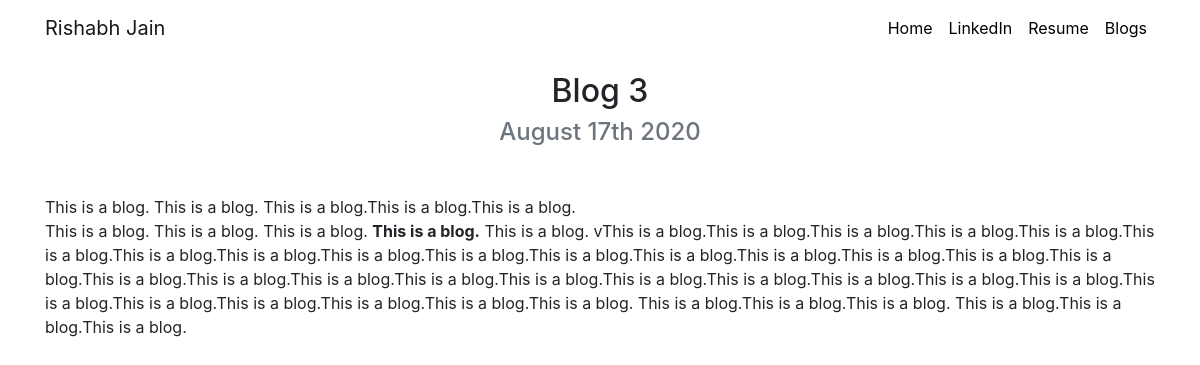
Page /blog/3/ on the committed database.
### blog/models.py (models this page shows, shortened)
class Blog(models.Model):
    title = models.CharField(max_length = 250)
    description = models.TextField()
    date = models.DateField()

### blog/views.py (the view)
# urls.py: path('<int:blog_id>/',views.detail,name = 'detail'),
def detail(request,blog_id):
    blog = get_object_or_404(Blog, pk = blog_id)
    return render(request,'blogs/detail.html',{'blog':blog})

### blog/templates/blogs/detail.html
{% extends 'portfolio/base.html' %}
{% block content %}
<h2 class="text-center mt-3"> {{blog.title}} </h2>
<h4 class="text-center text-muted mb-5"> {{blog.date|date:'F jS Y'}}</h4>
{{blog.description|safe}}
{% endblock %}

### rows in the picture
Blog: title "Blog 3", date "August 17th 2020", description "This is a blog. This is a blog. This is a blog.This is a blog.This is a blog. This is a blog. This is a blog. This is a blog. This is a blog. This is a blog. vThis is a blog.This is a blog.This is a blog.This is a blog.This is a blog.This is a blog.This is a blog.This is a blog.This is a blog.This is a blog.This is a blog.This is a blog.This is a blog.This is a blog.This is a blog.This is a blog.This is a blog.This is a blog.This is a blog.This is a blog.This is a blog.This is a blog.This is a blog.This is a blog.This is a blog.This is a blog.This is a blog.This is a blog.This is a blog.This is a blog.This is a blog.This is a blog. This is a blog.This is a blog.This is a blog. This is a…"
